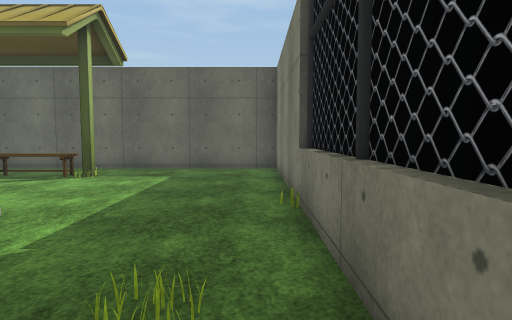
View 1 (above)

12 first-person views from a walk through a Unity game level. The camera is 1.2 m above the floor, tilts 4° down and sees 75° across. The floor is counted in squares, 1 m on a side. Each view is taken from the middle of a square. On the plan, view 1 faces up. The plan holds only what a view shows up to about 14 squares ahead; the rest is blank. The place goes on beyond the plan. The player character is not drawn. Some animated figures are left out. Some surface patterns are stand-ins.

View 2
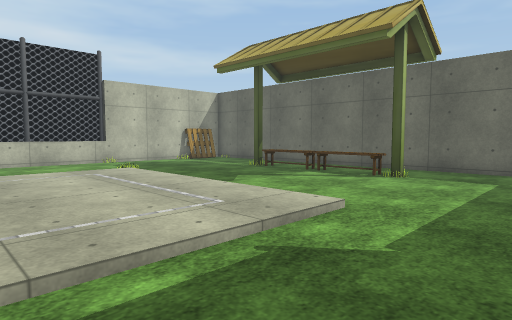

View 3
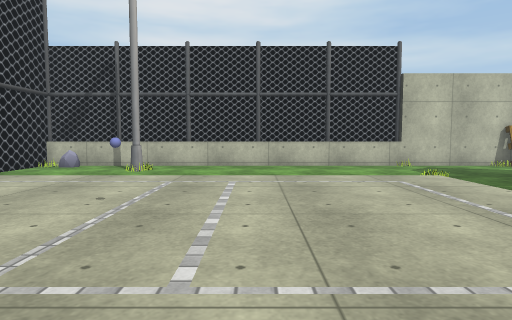

View 4
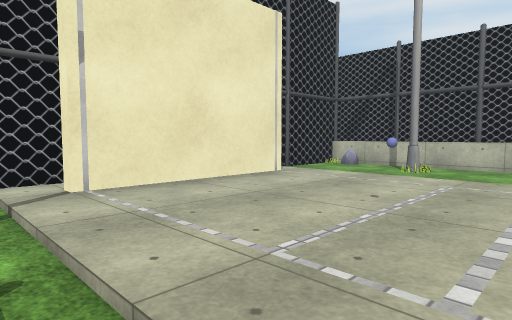

View 5
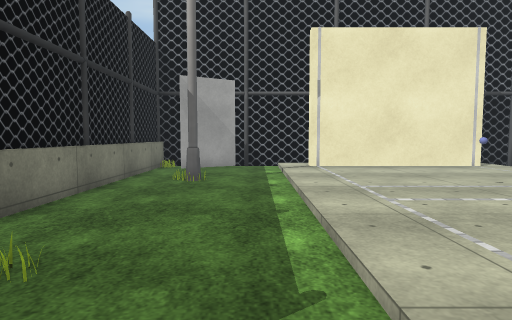

View 6
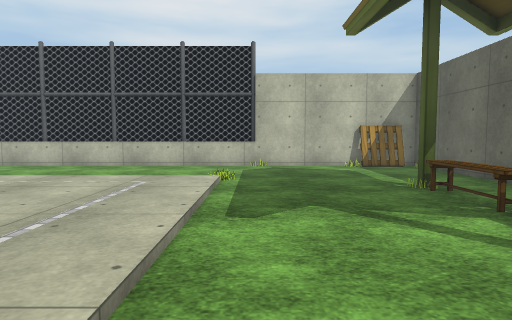

View 7
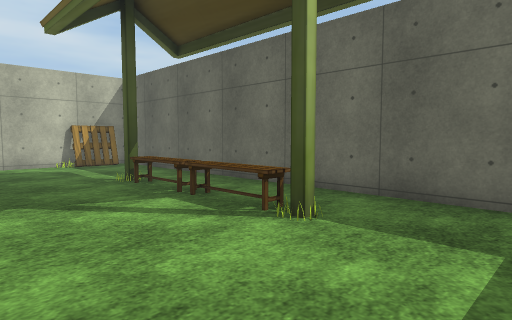

View 8
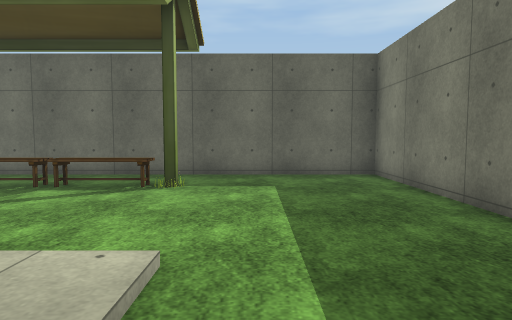

View 9
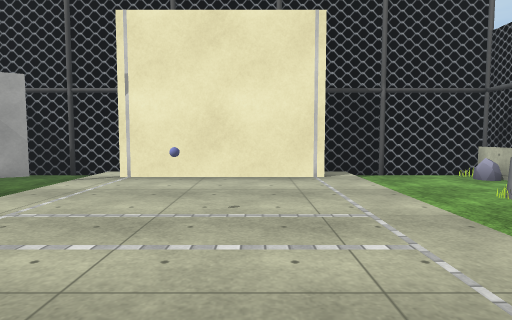

View 10
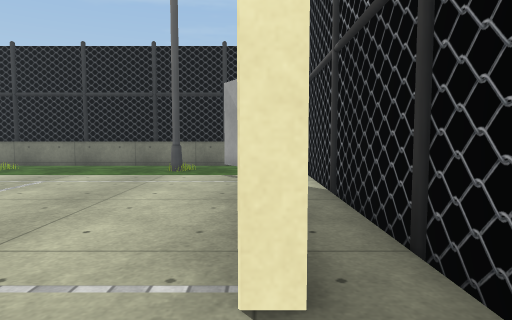

View 11
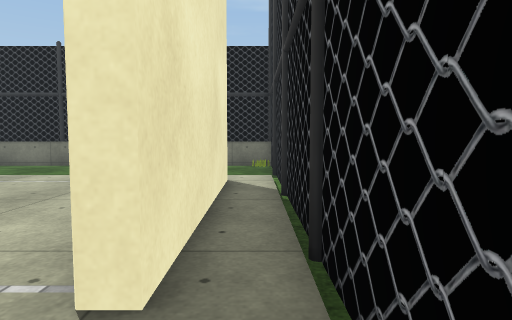

View 12
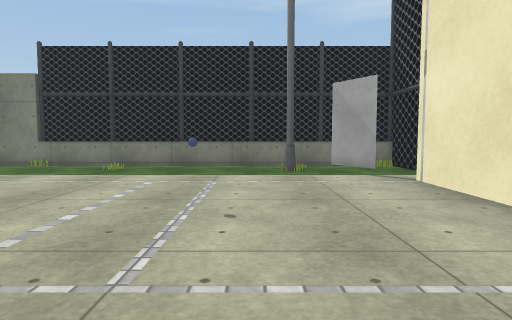

### Floor plan
Key: @ floor where view 1 was taken; # wall or solid block; . main floor; : floor 0.25 m higher than the main floor; / step, stairs or slope; = window, fence, low wall or low ledge; B bench; P pallet; R rock; O other object.
Columns run from 17 left of view 1 to 1 right of it. Each row starts with its distance up from view 1.
 13 ###################
 12 #.................#
 11 #P................#
 10 O.....#BBBBB#.....#
  9 #.................#
  8 #.................#
  7 #.................#
  6 #.................#
  5 =....O////////....#
  4 =... /:::::::/....#
  3 #... /:::::::/....#
  2 =... /:::::::/..O.#
  1 =... /:::::::/....#
  0 #... /:::::::/...@#
 -1 =... /:::::::/....#
 -2 =..../:::O:::/....#
 -3 #..../:::::::/....#
 -4 =.#../:::::::/..#.#
 -5 =..../:::::::/....#
 -6 #..../:::::::/....#
 -7 =R.../#######/....#
 -8 =O.../:::::::/....#
 -9 ###################

Positions as (right, up) in squares from view 1, and headings:
1: (0, 0), facing up
2: (-1, 0), facing up-left
3: (-3, 0), facing left
4: (-3, 0), facing down-left
5: (-3, 5), facing down
6: (-3, 6), facing left
7: (-2, 6), facing up-left
8: (-3, 2), facing up
9: (-9, 3), facing down
10: (-13, -7), facing right
11: (-13, -8), facing right
12: (-13, -3), facing right
